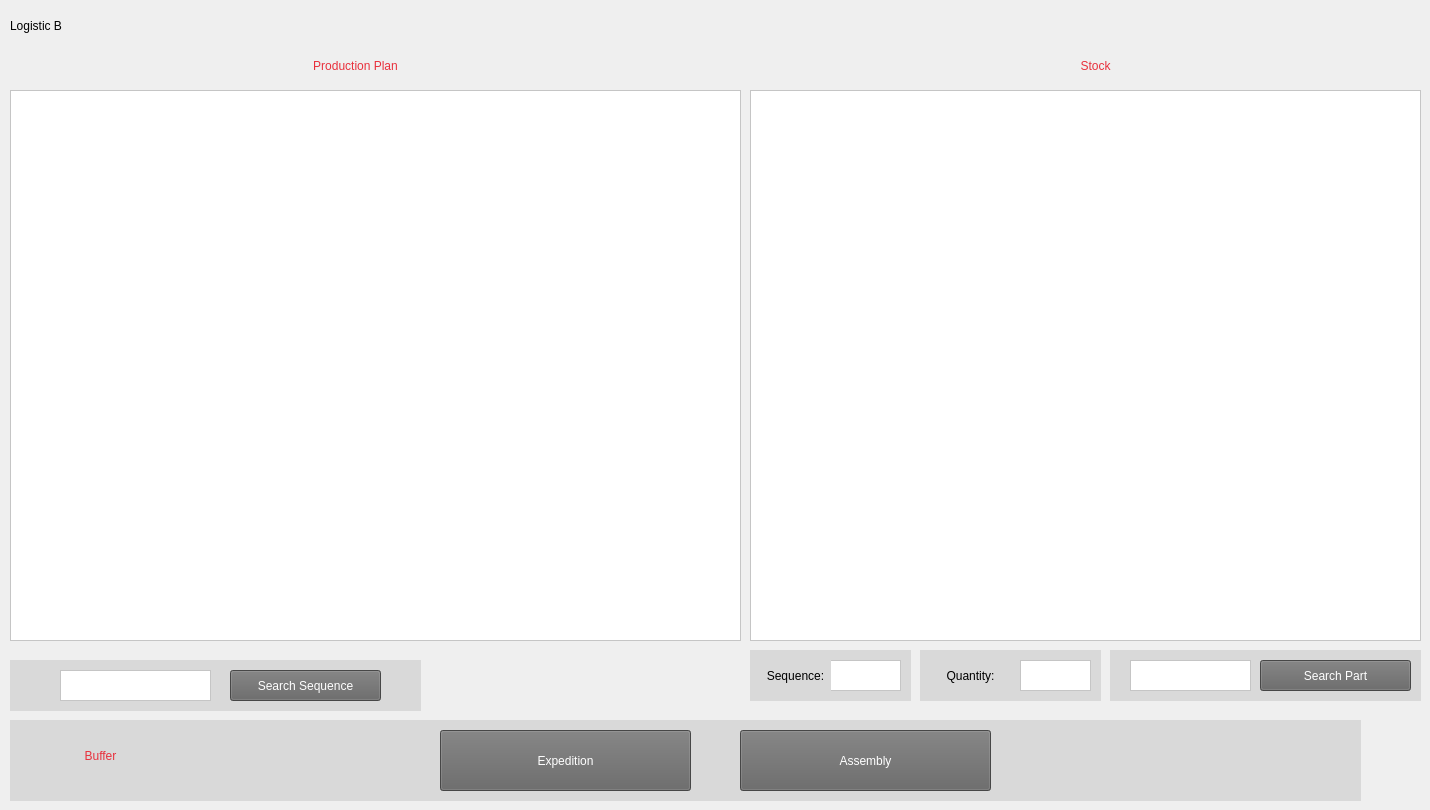
   <widget class="QWidget" name="AbastBuffer">
    <widget class="QLabel" name="LabelLogCorte_22">
     <property name="geometry">
      <rect>
       <x>10</x>
       <y>0</y>
       <width>1201</width>
       <height>51</height>
      </rect>
     </property>
     <property name="styleSheet">
      <string notr="true">font: 15pt &quot;Neue Haas Grotesk Text Pro Blac&quot;;
</string>
     </property>
     <property name="text">
      <string>Logistic B</string>
     </property>
    </widget>
    <widget class="QLabel" name="LabelLogCorte_25">
     <property name="geometry">
      <rect>
       <x>230</x>
       <y>50</y>
       <width>251</width>
       <height>31</height>
      </rect>
     </property>
     <property name="styleSheet">
      <string notr="true">font: 12pt &quot;Neue Haas Grotesk Text Pro Blac&quot;;
color: rgb(232, 48, 60)

</string>
     </property>
     <property name="text">
      <string>Production Plan</string>
     </property>
     <property name="alignment">
      <set>Qt::AlignCenter</set>
     </property>
    </widget>
    <widget class="QTableWidget" name="TableLogCorte_C_K_2">
     <property name="geometry">
      <rect>
       <x>10</x>
       <y>90</y>
       <width>731</width>
       <height>551</height>
      </rect>
     </property>
     <property name="styleSheet">
      <string notr="true">background-color: rgb(255, 255, 255);
font: 10pt &quot;HP Simplified&quot;;</string>
     </property>
    </widget>
    <widget class="QLabel" name="LabelLogCorte_26">
     <property name="geometry">
      <rect>
       <x>30</x>
       <y>740</y>
       <width>141</width>
       <height>31</height>
      </rect>
     </property>
     <property name="styleSheet">
      <string notr="true">font: 12pt &quot;Neue Haas Grotesk Text Pro Blac&quot;;
color: rgb(232, 48, 60);
background-color: rgb(217, 217, 217);
</string>
     </property>
     <property name="text">
      <string>Buffer</string>
     </property>
     <property name="alignment">
      <set>Qt::AlignCenter</set>
     </property>
    </widget>
    <widget class="QLabel" name="label_21">
     <property name="geometry">
      <rect>
       <x>10</x>
       <y>720</y>
       <width>1351</width>
       <height>81</height>
      </rect>
     </property>
     <property name="styleSheet">
      <string notr="true">background-color: rgb(217, 217, 217);</string>
     </property>
     <property name="text">
      <string/>
     </property>
    </widget>
    <widget class="QPushButton" name="ConcLogCorteExp">
     <property name="geometry">
      <rect>
       <x>440</x>
       <y>730</y>
       <width>251</width>
       <height>61</height>
      </rect>
     </property>
     <property name="styleSheet">
      <string notr="true">background-color: rgb(100, 100, 100);
border-color: rgb(170, 0, 0);
color: rgb(255, 255, 255);
font: 9pt &quot;Neue Haas Grotesk Text Pro Blac&quot;;</string>
     </property>
     <property name="text">
      <string>Expedition</string>
     </property>
    </widget>
    <widget class="QPushButton" name="ConcLogCorte">
     <property name="geometry">
      <rect>
       <x>740</x>
       <y>730</y>
       <width>251</width>
       <height>61</height>
      </rect>
     </property>
     <property name="styleSheet">
      <string notr="true">background-color: rgb(100, 100, 100);
border-color: rgb(170, 0, 0);
color: rgb(255, 255, 255);
font: 9pt &quot;Neue Haas Grotesk Text Pro Blac&quot;;</string>
     </property>
     <property name="text">
      <string>Assembly</string>
     </property>
    </widget>
    <widget class="QLabel" name="LabelLogCorte_27">
     <property name="geometry">
      <rect>
       <x>930</x>
       <y>50</y>
       <width>331</width>
       <height>31</height>
      </rect>
     </property>
     <property name="styleSheet">
      <string notr="true">font: 12pt &quot;Neue Haas Grotesk Text Pro Blac&quot;;
color: rgb(232, 48, 60)
</string>
     </property>
     <property name="text">
      <string>Stock</string>
     </property>
     <property name="alignment">
      <set>Qt::AlignCenter</set>
     </property>
    </widget>
    <widget class="QTableWidget" name="TableLogExcedentes_3">
     <property name="geometry">
      <rect>
       <x>750</x>
       <y>90</y>
       <width>671</width>
       <height>551</height>
      </rect>
     </property>
     <property name="styleSheet">
      <string notr="true">background-color: rgb(255, 255, 255);
font: 10pt &quot;HP Simplified&quot;;</string>
     </property>
    </widget>
    <widget class="QLabel" name="label_34">
     <property name="geometry">
      <rect>
       <x>20</x>
       <y>740</y>
       <width>41</width>
       <height>41</height>
      </rect>
     </property>
     <property name="styleSheet">
      <string notr="true">background-color: rgb(217, 217, 217);</string>
     </property>
     <property name="text">
      <string/>
     </property>
     <property name="pixmap">
      <pixmap resource="resources.qrc">:/images/images/buffer (1).png</pixmap>
     </property>
     <property name="scaledContents">
      <bool>true</bool>
     </property>
    </widget>
    <widget class="QTextEdit" name="PesquisaSeqText_5">
     <property name="geometry">
      <rect>
       <x>60</x>
       <y>670</y>
       <width>151</width>
       <height>31</height>
      </rect>
     </property>
     <property name="styleSheet">
      <string notr="true">background-color: rgb(255, 255, 255);
font: 12pt &quot;Neue Haas Grotesk Text Pro Blac&quot;;</string>
     </property>
    </widget>
    <widget class="QLabel" name="label_41">
     <property name="geometry">
      <rect>
       <x>10</x>
       <y>660</y>
       <width>411</width>
       <height>51</height>
      </rect>
     </property>
     <property name="styleSheet">
      <string notr="true">background-color: rgb(217, 217, 217);</string>
     </property>
     <property name="text">
      <string/>
     </property>
    </widget>
    <widget class="QPushButton" name="PesquisaSeq_5">
     <property name="geometry">
      <rect>
       <x>230</x>
       <y>670</y>
       <width>151</width>
       <height>31</height>
      </rect>
     </property>
     <property name="styleSheet">
      <string notr="true">background-color: rgb(100, 100, 100);
border-color: rgb(170, 0, 0);
color: rgb(255, 255, 255);
font: 9pt &quot;Neue Haas Grotesk Text Pro Blac&quot;;
</string>
     </property>
     <property name="text">
      <string>Search Sequence</string>
     </property>
    </widget>
    <widget class="QPushButton" name="PesquisaEP">
     <property name="geometry">
      <rect>
       <x>1260</x>
       <y>660</y>
       <width>151</width>
       <height>31</height>
      </rect>
     </property>
     <property name="styleSheet">
      <string notr="true">background-color: rgb(100, 100, 100);
border-color: rgb(170, 0, 0);
color: rgb(255, 255, 255);
font: 9pt &quot;Neue Haas Grotesk Text Pro Blac&quot;;
</string>
     </property>
     <property name="text">
      <string>Search Part</string>
     </property>
    </widget>
    <widget class="QLabel" name="label_42">
     <property name="geometry">
      <rect>
       <x>1110</x>
       <y>650</y>
       <width>311</width>
       <height>51</height>
      </rect>
     </property>
     <property name="styleSheet">
      <string notr="true">background-color: rgb(217, 217, 217);</string>
     </property>
     <property name="text">
      <string/>
     </property>
    </widget>
    <widget class="QTextEdit" name="PesquisaEPText">
     <property name="geometry">
      <rect>
       <x>1130</x>
       <y>660</y>
       <width>121</width>
       <height>31</height>
      </rect>
     </property>
     <property name="styleSheet">
      <string notr="true">background-color: rgb(255, 255, 255);
font: 12pt &quot;Neue Haas Grotesk Text Pro Blac&quot;;</string>
     </property>
    </widget>
    <widget class="QTextEdit" name="SeqAssociadaText">
     <property name="geometry">
      <rect>
       <x>830</x>
       <y>660</y>
       <width>71</width>
       <height>31</height>
      </rect>
     </property>
     <property name="styleSheet">
      <string notr="true">background-color: rgb(255, 255, 255);
font: 12pt &quot;Neue Haas Grotesk Text Pro Blac&quot;;</string>
     </property>
    </widget>
    <widget class="QLabel" name="label_44">
     <property name="geometry">
      <rect>
       <x>750</x>
       <y>650</y>
       <width>161</width>
       <height>51</height>
      </rect>
     </property>
     <property name="styleSheet">
      <string notr="true">background-color: rgb(217, 217, 217);</string>
     </property>
     <property name="text">
      <string/>
     </property>
    </widget>
    <widget class="QLabel" name="LabelLogCorte_28">
     <property name="geometry">
      <rect>
       <x>760</x>
       <y>660</y>
       <width>71</width>
       <height>31</height>
      </rect>
     </property>
     <property name="styleSheet">
      <string notr="true">font: 10pt &quot;Neue Haas Grotesk Text Pro Blac&quot;;
background-color: rgb(217, 217, 217);

</string>
     </property>
     <property name="text">
      <string>Sequence:</string>
     </property>
     <property name="alignment">
      <set>Qt::AlignCenter</set>
     </property>
    </widget>
    <widget class="QLabel" name="LabelLogCorte_29">
     <property name="geometry">
      <rect>
       <x>920</x>
       <y>660</y>
       <width>101</width>
       <height>31</height>
      </rect>
     </property>
     <property name="styleSheet">
      <string notr="true">font: 10pt &quot;Neue Haas Grotesk Text Pro Blac&quot;;
background-color: rgb(217, 217, 217);

</string>
     </property>
     <property name="text">
      <string>Quantity:</string>
     </property>
     <property name="alignment">
      <set>Qt::AlignCenter</set>
     </property>
    </widget>
    <widget class="QLabel" name="label_45">
     <property name="geometry">
      <rect>
       <x>920</x>
       <y>650</y>
       <width>181</width>
       <height>51</height>
      </rect>
     </property>
     <property name="styleSheet">
      <string notr="true">background-color: rgb(217, 217, 217);</string>
     </property>
     <property name="text">
      <string/>
     </property>
    </widget>
    <widget class="QTextEdit" name="QtdAssociadaText">
     <property name="geometry">
      <rect>
       <x>1020</x>
       <y>660</y>
       <width>71</width>
       <height>31</height>
      </rect>
     </property>
     <property name="styleSheet">
      <string notr="true">background-color: rgb(255, 255, 255);
font: 12pt &quot;Neue Haas Grotesk Text Pro Blac&quot;;</string>
     </property>
    </widget>
    <zorder>label_45</zorder>
    <zorder>label_44</zorder>
    <zorder>label_42</zorder>
    <zorder>label_41</zorder>
    <zorder>PesquisaSeqText_5</zorder>
    <zorder>PesquisaSeq_5</zorder>
    <zorder>LabelLogCorte_27</zorder>
    <zorder>TableLogCorte_C_K_2</zorder>
    <zorder>label_21</zorder>
    <zorder>ConcLogCorte</zorder>
    <zorder>ConcLogCorteExp</zorder>
    <zorder>TableLogExcedentes_3</zorder>
    <zorder>LabelLogCorte_26</zorder>
    <zorder>LabelLogCorte_22</zorder>
    <zorder>LabelLogCorte_25</zorder>
    <zorder>label_34</zorder>
    <zorder>PesquisaEP</zorder>
    <zorder>PesquisaEPText</zorder>
    <zorder>SeqAssociadaText</zorder>
    <zorder>LabelLogCorte_28</zorder>
    <zorder>LabelLogCorte_29</zorder>
    <zorder>QtdAssociadaText</zorder>
   </widget>
